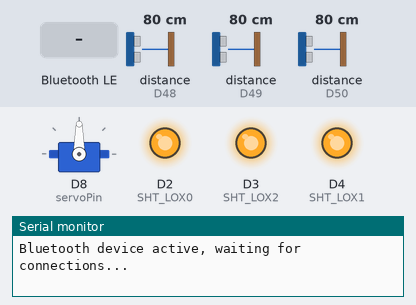
The sketch below on a simulated Arduino Uno R4 WiFi. Parts: servo, output pins drawn as LEDs (lit = HIGH), the last lines printed to the serial monitor. The test bench sets the inputs (shaded band); at power-on: distance to the obstacle (sensors on D48, D49, D50) 80 cm. Nothing arrives over Bluetooth unless stated; a phone connects over Bluetooth LE 3 s after start.

Above: at 3.8 s.
3.9 s: Bluetooth LE write "SCAN" received
At 4.3 s:
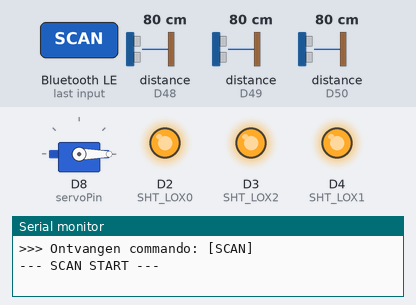
At 4.95 s:
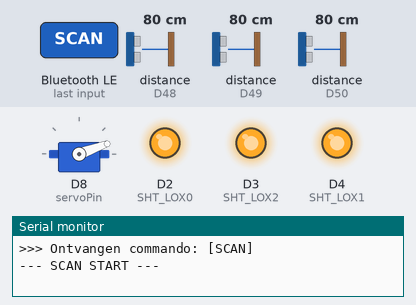
6.9 s: Bluetooth LE write "RESET" received
At 7.46 s:
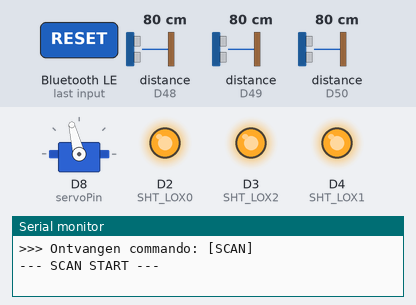
9.9 s: Bluetooth LE write "J2" received
Timing chart, 0 to 12.9 s (numbered marks = the images above; inputs shaded):
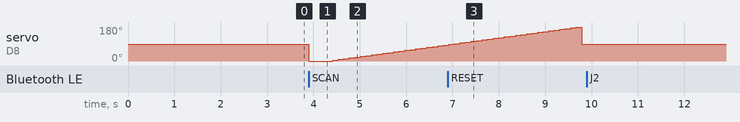

The sketch:

UNO_BLE_afstand_rev25.ino
```cpp
#include <Wire.h>
#include "Adafruit_VL53L0X.h"
#include <Servo.h>        // Standaard Arduino Servo library
#include <ArduinoBLE.h>   // Specifiek voor UNO R4 WiFi

// --- CONTROLE VARIABELEN ---
String inputBuffer = "";
unsigned long laatsteOntvangstTijd = 0;
bool startScanVlag = false;

// --- BLE DEFINITIES ---
// Gebruik dezelfde UUID's als in je originele code
BLEService uartService("6E400001-B5A3-F393-E0A9-E50E24DCCA9E");
BLEStringCharacteristic txCharacteristic("6E400003-B5A3-F393-E0A9-E50E24DCCA9E", BLENotify, 512);
BLEStringCharacteristic rxCharacteristic("6E400002-B5A3-F393-E0A9-E50E24DCCA9E", BLEWrite, 512);

#define LOX0_ADDRESS 0x30
#define LOX1_ADDRESS 0x31
#define LOX2_ADDRESS 0x32
#define SHT_LOX0 2
#define SHT_LOX1 4
#define SHT_LOX2 3

// --- HARDWARE OBJECTEN ---
Adafruit_VL53L0X lox0, lox1, lox2;
VL53L0X_RangingMeasurementData_t measure0, measure1, measure2;
Servo myservo;
int servoPin = 8;

const int MIN_HOEK = 0;
const int MAX_HOEK = 180;
const int RUST_STAND = 90;
const int STAPGROOTTE = 4;
int huidigePositie = 90;

void sendBLEData(String data) {
  if (BLE.connected()) {
    txCharacteristic.writeValue(data);
  }
}

void verwerkBericht(String bericht) {
  bericht.trim();
  if (bericht.length() == 0) return;

  Serial.print("\n>>> Ontvangen commando: [");
  Serial.print(bericht);
  Serial.println("]");

  if (bericht == "SCAN") {
    startScanVlag = true;
  }
  if (bericht == "RESET") {
    myservo.write(RUST_STAND);
    huidigePositie = RUST_STAND;
  }

  if (bericht.startsWith("J2")){
    int eerstePuntkomma = bericht.indexOf(';');
    int tweedePuntkomma = bericht.indexOf(';', eerstePuntkomma + 1);
    int derdePuntkomma  = bericht.indexOf(';', tweedePuntkomma + 1);
    int vierdePuntkomma  = bericht.indexOf(';', derdePuntkomma + 1);

    int J2_speed = bericht.substring(derdePuntkomma + 1, vierdePuntkomma).toInt();
    int J2_angle = bericht.substring(vierdePuntkomma + 1).toInt();

    if (J2_angle >= 170 && J2_angle <= 190){
      beweegServo(-J2_speed/10);
    }
    if (J2_angle > 350 || J2_angle < 10){
      beweegServo(J2_speed/10);
    }
  }
}

void setID() {
  pinMode(SHT_LOX0, OUTPUT);
  pinMode(SHT_LOX1, OUTPUT);
  pinMode(SHT_LOX2, OUTPUT);

  digitalWrite(SHT_LOX0, LOW);
  digitalWrite(SHT_LOX1, LOW);
  digitalWrite(SHT_LOX2, LOW);
  delay(10);

  digitalWrite(SHT_LOX0, HIGH);
  if(!lox0.begin(LOX0_ADDRESS)) { Serial.println(F("Failed LOX0")); while(1); }
  delay(10);
  digitalWrite(SHT_LOX1, HIGH);
  if(!lox1.begin(LOX1_ADDRESS)) { Serial.println(F("Failed LOX1")); while(1); }
  delay(10);
  digitalWrite(SHT_LOX2, HIGH);
  if(!lox2.begin(LOX2_ADDRESS)) { Serial.println(F("Failed LOX2")); while(1); }
}

void setup() {
  Serial.begin(115200);

  // Initialiseer BLE
  if (!BLE.begin()) {
    Serial.println("Starten van BLE mislukt!");
    while (1);
  }

  BLE.setLocalName("UNO_R4_LIDAR_BLE");
  BLE.setAdvertisedService(uartService);
  uartService.addCharacteristic(txCharacteristic);
  uartService.addCharacteristic(rxCharacteristic);
  BLE.addService(uartService);
  BLE.advertise();

  setID();

  myservo.attach(servoPin);
  myservo.write(180 - RUST_STAND);

  Serial.println("Bluetooth device active, waiting for connections...");
}

void voerScanUit() {
  Serial.println("--- SCAN START ---");
  myservo.write(MIN_HOEK);
  delay(400);

  for (int hoek = MIN_HOEK; hoek <= MAX_HOEK; hoek += STAPGROOTTE) {
    myservo.write(hoek);
    delay(20);

    lox2.rangingTest(&measure2, false);
    lox0.rangingTest(&measure0, false);
    lox1.rangingTest(&measure1, false);

    String packet = String((hoek*0.55) - 180 + 45) + ";" + String(measure0.RangeMilliMeter / 10) + ";" +
                    String((hoek*0.55)- 90 + 45) + ";" + String(measure1.RangeMilliMeter / 10) + ";" +
                    String((hoek*0.55) + 45) + ";" + String(measure2.RangeMilliMeter / 10);

    sendBLEData(packet);
    BLE.poll(); // Houd de verbinding levend tijdens de loop
  }

  myservo.write(180 - RUST_STAND);
}

void beweegServo(int stap) {
  huidigePositie = constrain(huidigePositie + stap, 0, 180);
  myservo.write(huidigePositie);
}

void loop() {
  BLEDevice central = BLE.central();

  if (central) {
    while (central.connected()) {
      // Lezen van data
      if (rxCharacteristic.written()) {
        String value = rxCharacteristic.value();
        verwerkBericht(value);
      }

      // Start scan als vlag is gezet
      if (startScanVlag) {
        voerScanUit();
        startScanVlag = false;
      }
    }
  }
}
```

Measured:
- after the input at 3.9 s, servo on D8 (servoPin): 90° → 0° at once, → 4° 0.52 s later, → 8° 0.12 s later, → 12° 0.12 s later, … (22 changes in this stretch)
